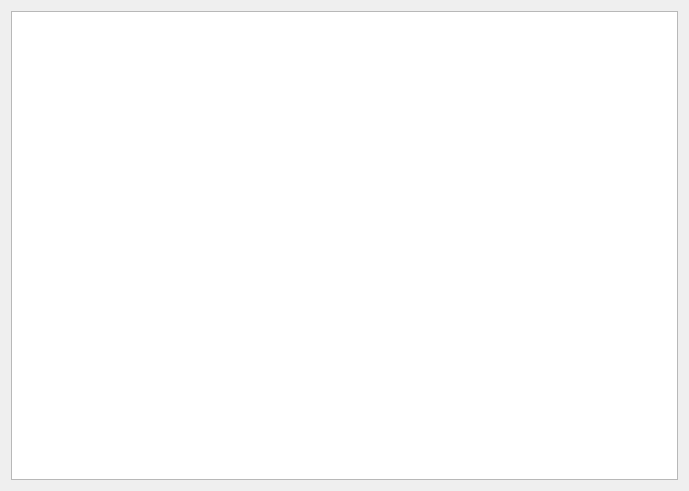
<?xml version="1.0" encoding="UTF-8"?>
<ui version="4.0">
 <class>subwindow</class>
 <widget class="QWidget" name="subwindow">
  <property name="geometry">
   <rect>
    <x>0</x>
    <y>0</y>
    <width>689</width>
    <height>491</height>
   </rect>
  </property>
  <property name="windowTitle">
   <string>Form</string>
  </property>
  <property name="windowIcon">
   <iconset resource="icon.qrc">
    <normaloff>:/icon/icon/table-icon.png</normaloff>:/icon/icon/table-icon.png</iconset>
  </property>
  <layout class="QGridLayout" name="gridLayout">
   <item row="0" column="0">
    <widget class="QTableView" name="tabel_data"/>
   </item>
  </layout>
 </widget>
 <resources>
  <include location="icon.qrc"/>
 </resources>
 <connections/>
</ui>
